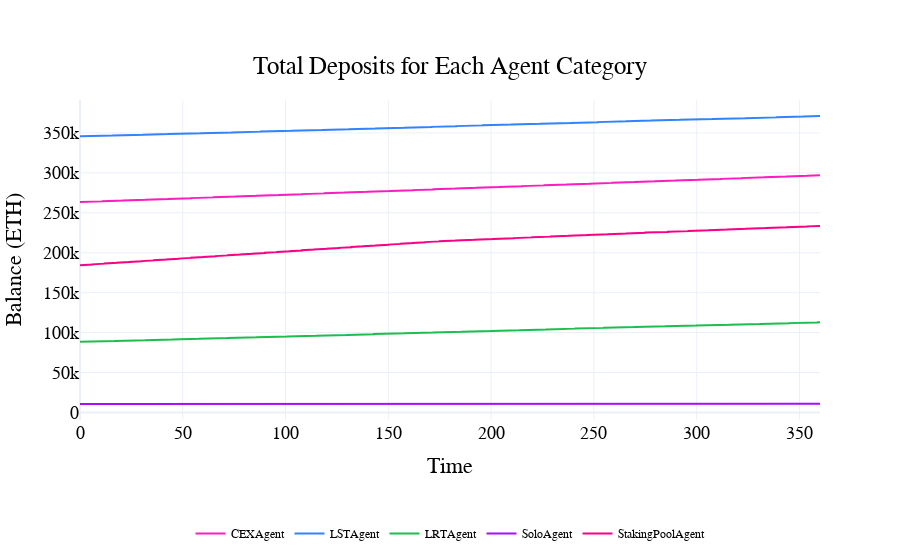

Here is the notebook cell this chart was saved with:
### Code cell
visualizations.plot_balance_for_agents(df, agents)

### Figure 1 — Plotly figure (JSON) as saved in the notebook; plotly's stock layout.template omitted (floating-point values rounded to 4 significant figures; data arrays with more than 128 entries replaced by an {"elided": "..."} marker saying what was removed)
{"data": [{"line": {"color": "#FC1CBF"}, "name": "CEXAgent", "type": "scatter", "x": {"elided": "2161 int values"}, "y": {"elided": "2161 float values"}}, {"line": {"color": "#3283FE"}, "name": "LSTAgent", "type": "scatter", "x": {"elided": "2161 int values"}, "y": {"elided": "2161 float values"}}, {"line": {"color": "#1CBE4F"}, "name": "LRTAgent", "type": "scatter", "x": {"elided": "2161 int values"}, "y": {"elided": "2161 float values"}}, {"line": {"color": "#AA0DFE"}, "name": "SoloAgent", "type": "scatter", "x": {"elided": "2161 int values"}, "y": {"elided": "2161 float values"}}, {"line": {"color": "#FA0087"}, "name": "StakingPoolAgent", "type": "scatter", "x": {"elided": "2161 int values"}, "y": {"elided": "2161 float values"}}], "layout": {"font": {"color": "black", "family": "Arial", "size": 18}, "hovermode": "x unified", "legend": {"font": {"color": "black", "size": 12}, "orientation": "h", "x": 0.5, "xanchor": "center", "y": -0.4, "yanchor": "bottom"}, "paper_bgcolor": "rgba(255, 255, 255, 1)", "plot_bgcolor": "rgba(255, 255, 255, 1)", "title": {"text": "Total Deposits for Each Agent Category", "x": 0.5, "xanchor": "center", "y": 0.9, "yanchor": "top"}, "xaxis": {"title": {"text": "Time"}}, "yaxis": {"title": {"text": "Balance (ETH)"}}}}
